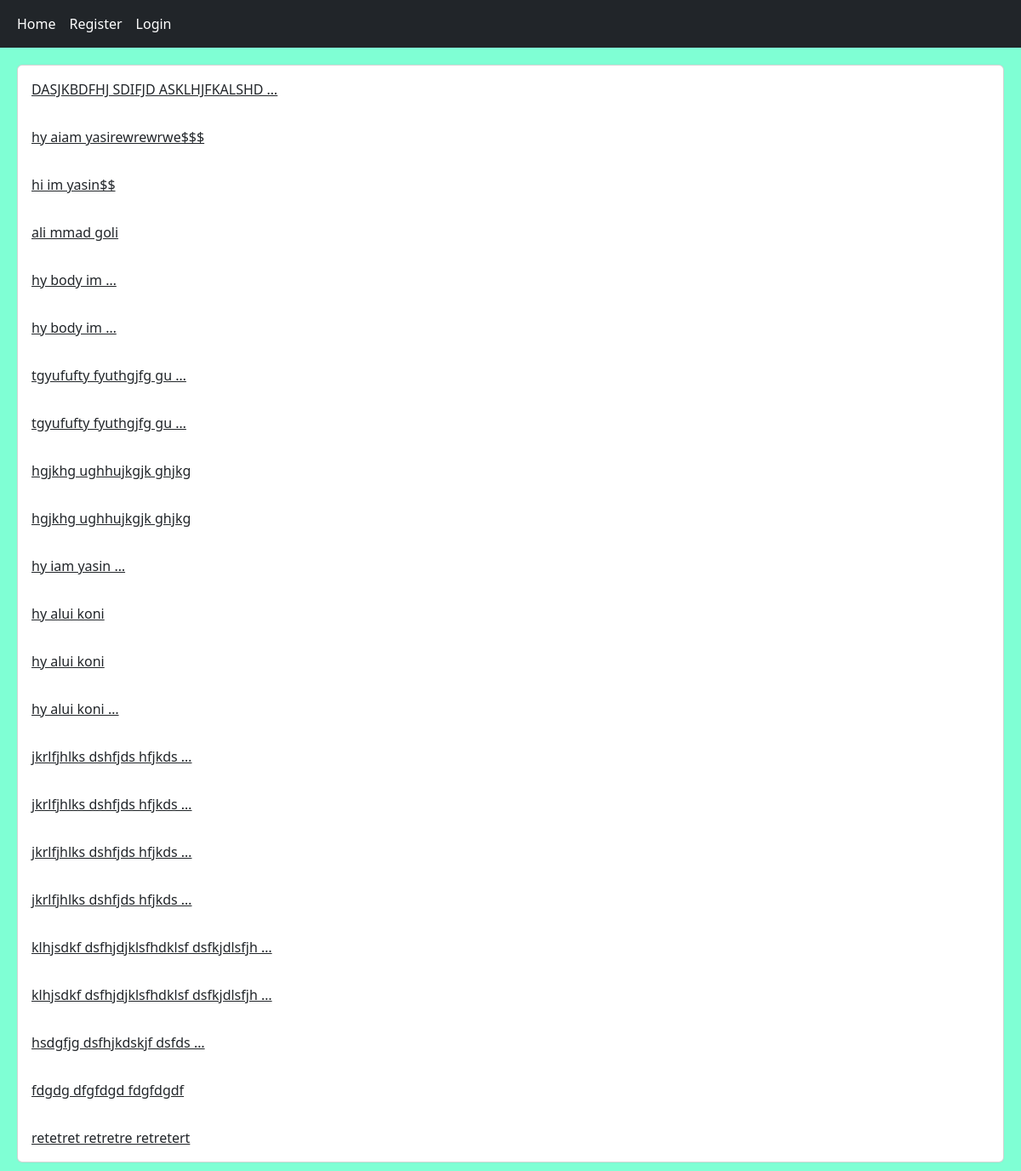
The page / on the database its author committed.
### post/models.py (models this page shows, shortened)
class Post(models.Model):
    user = models.ForeignKey(User, on_delete=models.CASCADE)
    body = models.TextField()
    slug = models.SlugField()
    created = models.DateTimeField(auto_now_add=True)
    updated = models.DateTimeField(auto_now=True)
    def get_absolute_url(self):
        return reverse('home:post', args=(self.pk, self.slug))

### home/views.py (the view)
# urls.py: path('', views.HomeView.as_view(), name='home'),
class HomeView(View):
    def get(self, request):
        posts = Post.objects.all()
        return render(request, 'home/index.html', {'posts':posts})

### home/templates/home/index.html
{% extends 'base.html' %}
{% block content %}
    <div class="card">
        {% for post in posts %}
            <a href="{{ post.get_absolute_url }}" class="card-body">{{ post.body | truncatewords:3 }}</a>
        {% endfor %}
    </div>
{% endblock %}

### rows shown on the page
Post: body "DASJKBDFHJ SDIFJD ASKLHJFKALSHD …"
Post: body "hy aiam yasirewrewrwe$$$"
Post: body "hi im yasin$$"
Post: body "ali mmad goli"
Post: body "hy body im …"
Post: body "hy body im …"
Post: body "tgyufufty fyuthgjfg gu …"
Post: body "tgyufufty fyuthgjfg gu …"
Post: body "hgjkhg ughhujkgjk ghjkg"
Post: body "hgjkhg ughhujkgjk ghjkg"
Post: body "hy iam yasin …"
Post: body "hy alui koni"
Post: body "hy alui koni"
Post: body "hy alui koni …"
Post: body "jkrlfjhlks dshfjds hfjkds …"
Post: body "jkrlfjhlks dshfjds hfjkds …"
Post: body "jkrlfjhlks dshfjds hfjkds …"
Post: body "jkrlfjhlks dshfjds hfjkds …"
Post: body "klhjsdkf dsfhjdjklsfhdklsf dsfkjdlsfjh …"
Post: body "klhjsdkf dsfhjdjklsfhdklsf dsfkjdlsfjh …"
Post: body "hsdgfjg dsfhjkdskjf dsfds …"
Post: body "fdgdg dfgfdgd fdgfdgdf"
Post: body "retetret retretre retretert"
